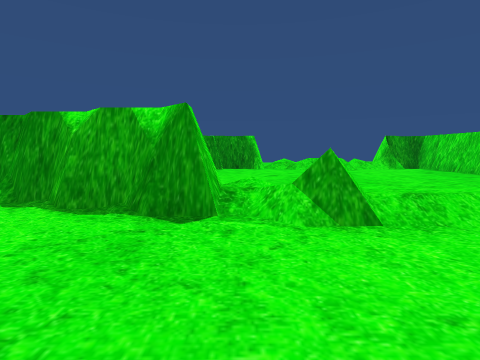
[1] (above)

24 first-person views from a walk through a 3-D level made in the Unity game engine. The camera is 1.4 m above the floor, tilts 6° down and sees 80° across. The floor is counted in squares, 2 m on a side. Each view is taken from the middle of a square. On the plan, view 1 faces up. The plan holds only what a view shows up to about 10 squares ahead; the rest is blank. The place goes on beyond the plan. Some animated figures are left out.

[2]
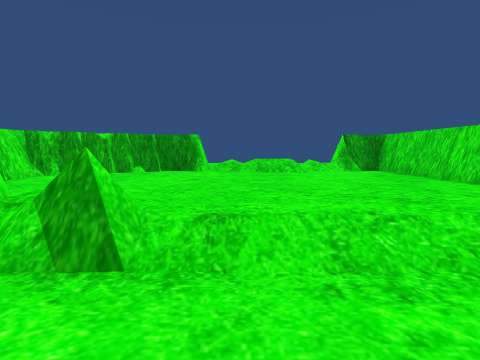

[3]
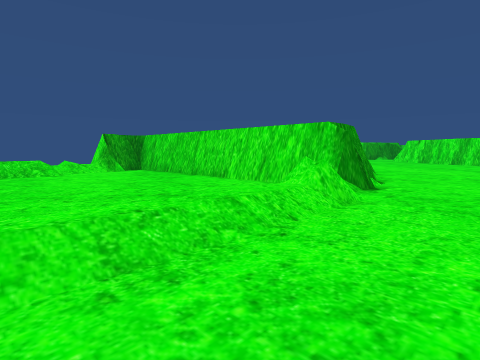

[4]
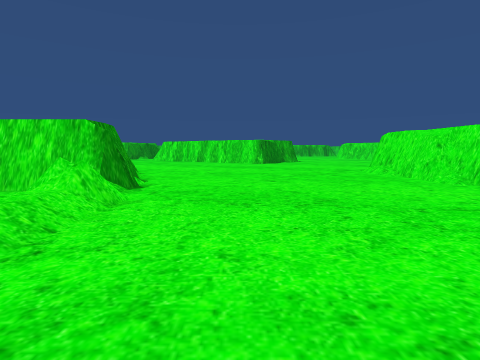

[5]
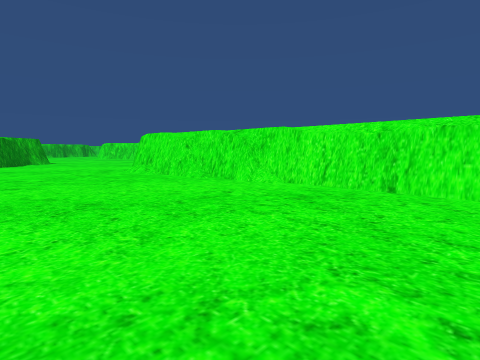

[6]
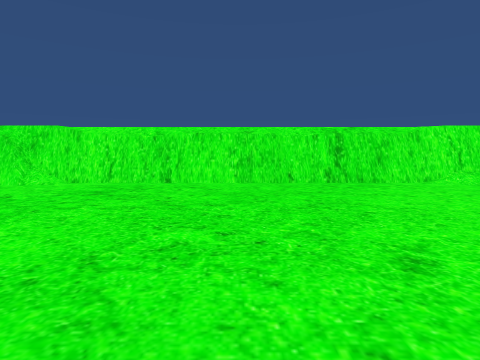

[7]
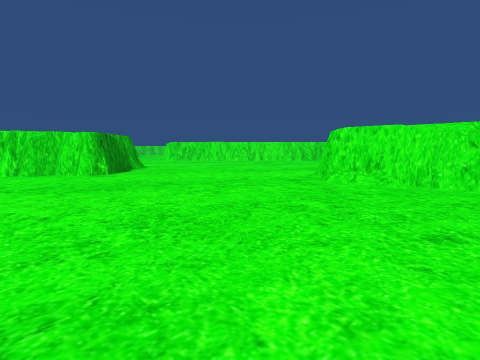

[8]
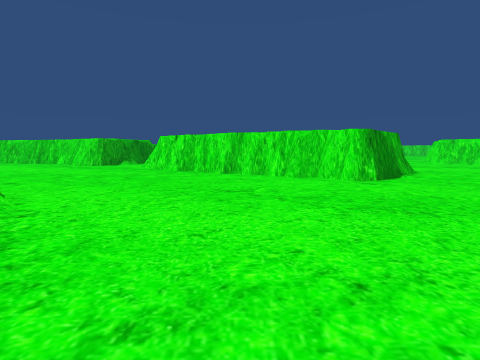

[9]
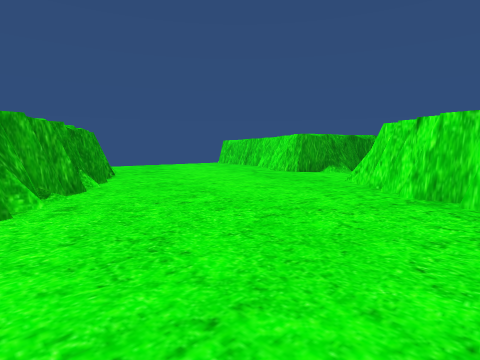

[10]
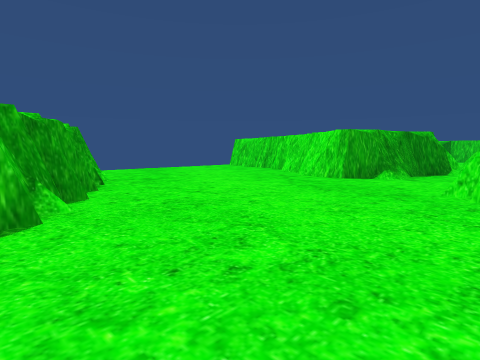

[11]
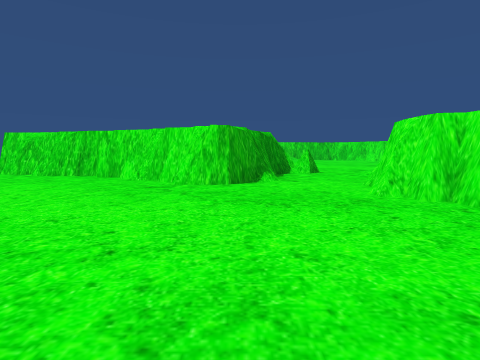

[12]
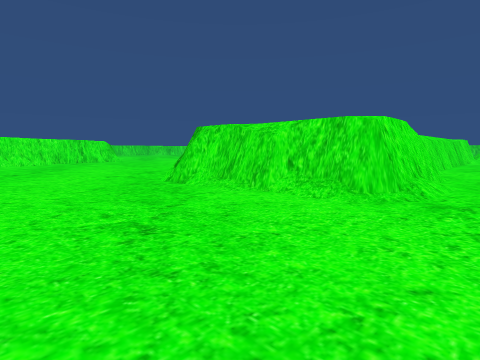

[13]
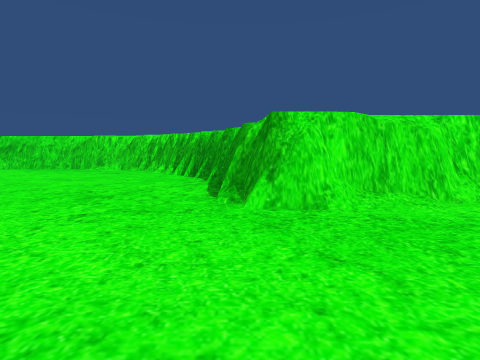

[14]
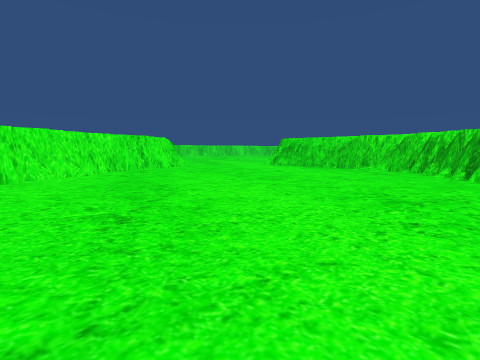

[15]
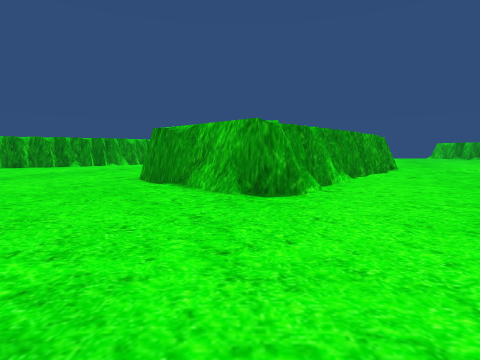

[16]
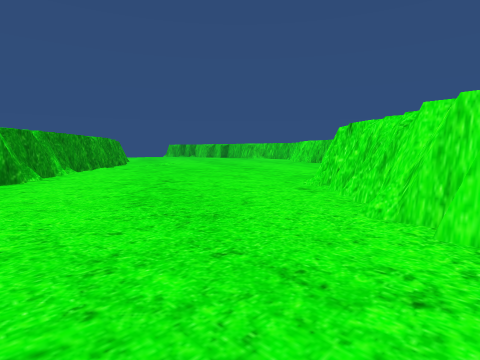

[17]
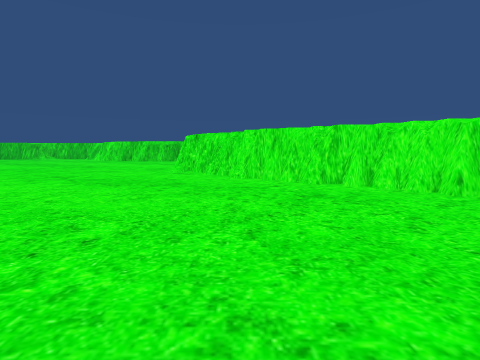

[18]
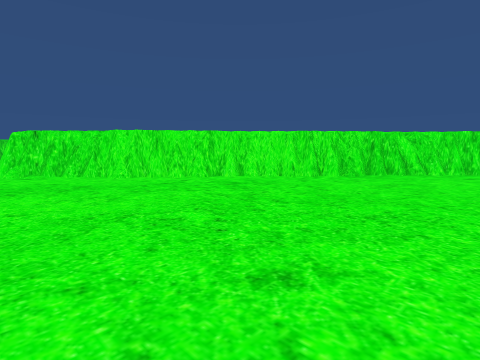

[19]
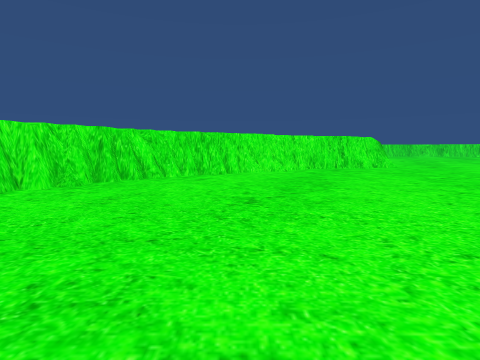

[20]
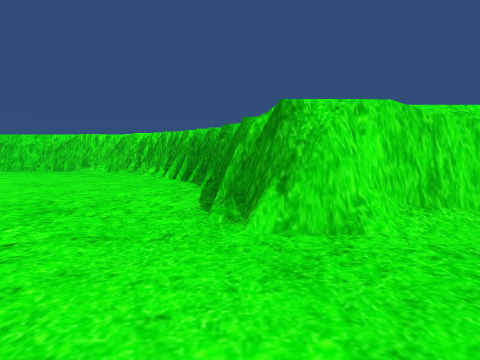

[21]
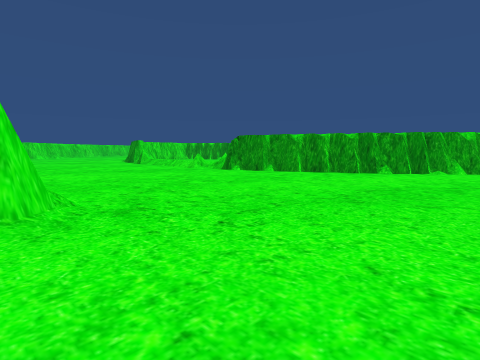

[22]
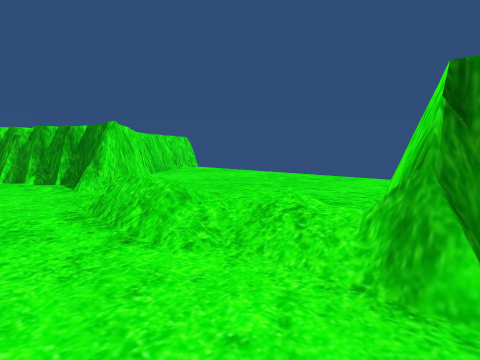

[23]
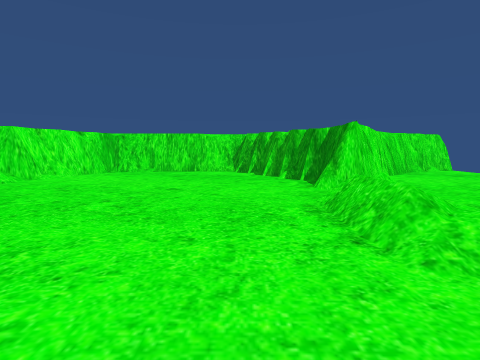

[24]
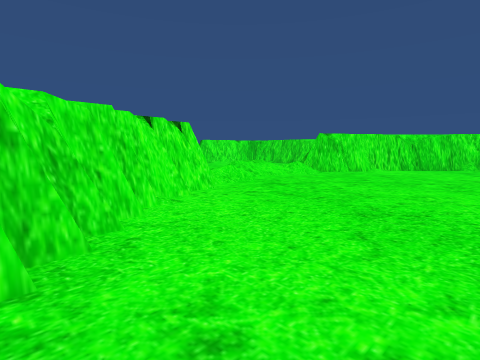

### Floor plan
Key: @ floor where view 1 was taken; # wall or solid block; . floor; / step, stairs or slope; = window, fence, low wall or low ledge.
Columns run from 3 left of view 1 to 26 right of it. Each row starts with its distance up from view 1.
 16 .............               .#
 15 .............          ..  ..
 14 #...........#          .....#
 13 ##.........##        #......#
 12  ###.....###        ##.....##
 11  ####////##         #......#
 10 ##.../=/..#        ##.....##
  9 #.........#       ##......##
  8 ..........#      ##........###
  7 ..........#     ##......=....#
  6 ..........#    ##.......###...
  5 #.........#  ###.......##
  4 ###/     =####........##
  3 ..//=////=#...........#   ##..
  2  ....................##  ##...
  1   ..................##  ##....
  0    @................##  #....
 -1   ...................####....
 -2  .....................##.....
 -3  ............//...............
 -4 ################..............
 -5               ##..............
 -6                #..............
 -7                #............#
 -8             ####...........##
 -9           ###............###
-10          ##..............#
-11          #..............##
-12         ##.............##
-13         #.............##
-14         #.............#
-15         #...........###
-16         #...........#
-17           ........###

Where each view was taken, in squares from view 1:
view 1: 0 up, 0 right, facing up
view 2: 1 up, 2 right, facing up
view 3: 1 up, 2 right, facing up-right
view 4: 1 up, 2 right, facing right
view 5: 1 up, 2 right, facing down-right
view 6: 2 up, 2 right, facing down
view 7: 3 up, 8 right, facing down-right
view 8: 3 up, 10 right, facing right
view 9: 4 up, 15 right, facing up-right
view 10: 6 up, 16 right, facing up-right
view 11: 9 up, 17 right, facing right
view 12: 2 down, 16 right, facing down-left
view 13: 8 down, 16 right, facing left
view 14: 9 down, 16 right, facing down-left
view 15: 7 down, 19 right, facing up
view 16: 10 down, 19 right, facing up-right
view 17: 9 down, 15 right, facing right
view 18: 6 down, 15 right, facing down-right
view 19: 8 down, 15 right, facing down
view 20: 8 down, 15 right, facing left
view 21: 4 down, 15 right, facing up-left
view 22: 9 up, 6 right, facing up-left
view 23: 9 up, 6 right, facing left
view 24: 16 up, 9 right, facing down-left
